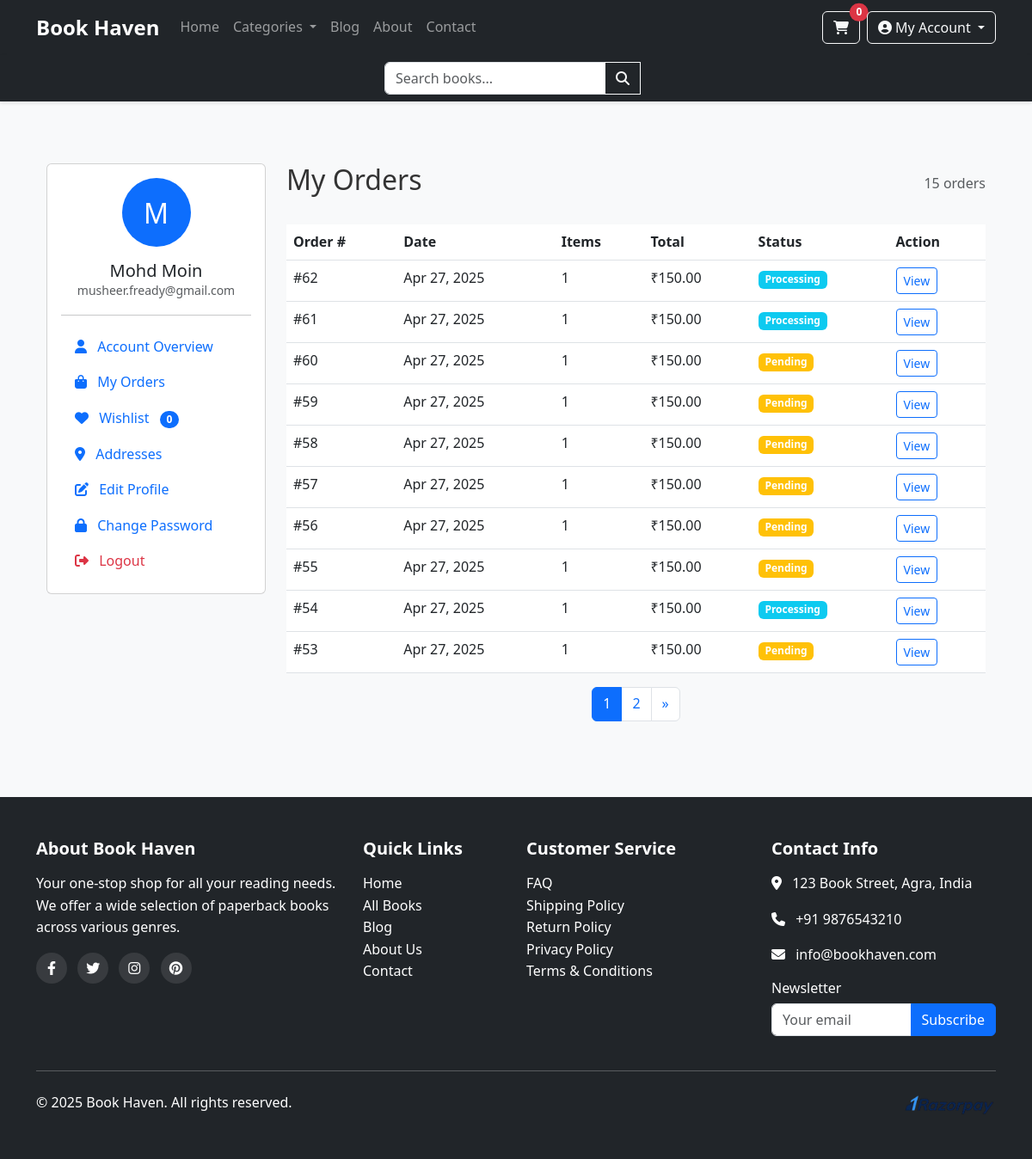
Screenshot of /user/orders.php (signed in) with the database file from the repository.
### tables this page shows
CREATE TABLE `orders` (
  `order_id` int(11) NOT NULL,
  `user_id` int(11) DEFAULT NULL,
  `order_date` timestamp NOT NULL DEFAULT current_timestamp(),
  `total_amount` decimal(10,2) NOT NULL,
  `status` enum('Pending','Processing','Shipped','Delivered','Cancelled') DEFAULT 'Pending',
  `cancellation_reason` text DEFAULT NULL,
  `cancelled_at` datetime DEFAULT NULL,
  `refund_id` varchar(255) DEFAULT NULL,
  `refund_status` enum('Pending','Processed','Failed') DEFAULT NULL,
  `refund_amount` decimal(10,2) DEFAULT NULL,
  `refund_processed_at` datetime DEFAULT NULL,
  `payment_method` varchar(50) DEFAULT NULL,
  `razorpay_order_id` varchar(255) DEFAULT NULL,
  `razorpay_payment_id` varchar(255) DEFAULT NULL,
  `payment_status` enum('Pending','Completed','Failed','Refunded') DEFAULT 'Pending',
  `payment_error_code` varchar(50) DEFAULT NULL,
  `payment_error_description` text DEFAULT NULL,
  `payment_date` datetime DEFAULT NULL,
  `shipping_address` text NOT NULL
);

### user/orders.php (the view, shortened to what this page needs)
<?php
require_once '../includes/config.php';
$page = isset($_GET['page']) ? max(1, intval($_GET['page'])) : 1;
$per_page = 10;
$offset = ($page - 1) * $per_page;
$stmt = $pdo->prepare("SELECT COUNT(*) FROM orders WHERE user_id = ?");
$stmt->execute([$_SESSION['user_id']]);
$total_orders = $stmt->fetchColumn();
$total_pages = ceil($total_orders / $per_page);
$stmt = $pdo->prepare("
    SELECT o.*,
           (SELECT COUNT(*) FROM order_items WHERE order_id = o.order_id) AS item_count,
           (SELECT SUM(quantity) FROM order_items WHERE order_id = o.order_id) AS total_items
    FROM orders o
    WHERE o.user_id = ?
    ORDER BY o.order_date DESC
    LIMIT ? OFFSET ?
");
$stmt->bindValue(1, $_SESSION['user_id'], PDO::PARAM_INT);
$stmt->bindValue(2, $per_page, PDO::PARAM_INT);
$stmt->bindValue(3, $offset, PDO::PARAM_INT);
$stmt->execute();
$orders = $stmt->fetchAll();
require_once '../includes/header.php';
?>
<div class="container py-5">
    <div class="row">
        <div class="col-lg-3 mb-4">
            <?php include 'account_nav.php'; ?>
        </div>
        <div class="col-lg-9">
            <div class="d-flex justify-content-between align-items-center mb-4">
                <h2>My Orders</h2>
                <span class="text-muted"><?php echo $total_orders; ?> <?php echo $total_orders == 1 ? 'order' : 'orders'; ?></span>
            </div>
            <?php if (count($orders) > 0): ?>
                <div class="table-responsive">
                    <table class="table">
                        <thead>
                            <tr>
                                <th>Order #</th>
                                <th>Date</th>
                                <th>Items</th>
                                <th>Total</th>
                                <th>Status</th>
                                <th>Action</th>
                            </tr>
                        </thead>
                        <tbody>
                            <?php foreach ($orders as $order): ?>
                                <tr>
                                    <td>#<?php echo $order['order_id']; ?></td>
                                    <td><?php echo date('M j, Y', strtotime($order['order_date'])); ?></td>
                                    <td><?php echo $order['total_items']; ?></td>
                                    <td>₹<?php echo number_format($order['total_amount'], 2); ?></td>
                                    <td>
                                        <span class="badge
                                            <?php
                                            switch($order['status']) {
                                                case 'Pending': echo 'bg-warning'; break;
                                                case 'Processing': echo 'bg-info'; break;
                                            }
                                            ?>">
                                            <?php echo $order['status']; ?>
                                        </span>
                                    </td>
                                    <td>
                                        <a href="order_details.php?id=<?php echo $order['order_id']; ?>" class="btn btn-sm btn-outline-primary">View</a>
                                    </td>
                                </tr>
                            <?php endforeach; ?>
                        </tbody>
                    </table>
                </div>
                <?php if ($total_pages > 1): ?>
                    <nav aria-label="Page navigation">
                        <ul class="pagination justify-content-center">
                            <?php for ($i = 1; $i <= $total_pages; $i++): ?>
                                <li class="page-item <?php echo $i == $page ? 'active' : ''; ?>">
                                    <a class="page-link" href="?page=<?php echo $i; ?>"><?php echo $i; ?></a>
                                </li>
                            <?php endfor; ?>
                            <?php if ($page < $total_pages): ?>
                                <li class="page-item">
                                    <a class="page-link" href="?page=<?php echo $page + 1; ?>" aria-label="Next">
                                        <span aria-hidden="true">&raquo;</span>
                                    </a>
                                </li>
                            <?php endif; ?>
                        </ul>
                    </nav>
                <?php endif; ?>
            <?php endif; ?>
        </div>
    </div>
</div>
<?php require_once '../includes/footer.php'; ?>

### assets/css/style.css (style rules this page uses)
body { font-family: 'Segoe UI', Tahoma, Geneva, Verdana, sans-serif; background-color: #f8f9fa; color: #333; line-height: 1.6; }
a { text-decoration: none; transition: all 0.3s ease; }

### rows the page displays
orders: order_id "62", order_date "Apr 27, 2025", total_items "1", total_amount "150.00", status "Processing"
orders: order_id "61", order_date "Apr 27, 2025", total_items "1", total_amount "150.00", status "Processing"
orders: order_id "60", order_date "Apr 27, 2025", total_items "1", total_amount "150.00", status "Pending"
orders: order_id "59", order_date "Apr 27, 2025", total_items "1", total_amount "150.00", status "Pending"
orders: order_id "58", order_date "Apr 27, 2025", total_items "1", total_amount "150.00", status "Pending"
orders: order_id "57", order_date "Apr 27, 2025", total_items "1", total_amount "150.00", status "Pending"
orders: order_id "56", order_date "Apr 27, 2025", total_items "1", total_amount "150.00", status "Pending"
orders: order_id "55", order_date "Apr 27, 2025", total_items "1", total_amount "150.00", status "Pending"
orders: order_id "54", order_date "Apr 27, 2025", total_items "1", total_amount "150.00", status "Processing"
orders: order_id "53", order_date "Apr 27, 2025", total_items "1", total_amount "150.00", status "Pending"

### other values shown
SITE_NAME "Book Haven"
$cart_count ?: 0 "0"
substr($_SESSION['user_name'], 0, 1) "M"
$_SESSION['user_name'] "Mohd Moin"
$_SESSION['user_email'] "musheer.fready@gmail.com"
$stmt->fetchColumn() "0"
$total_orders "15"
